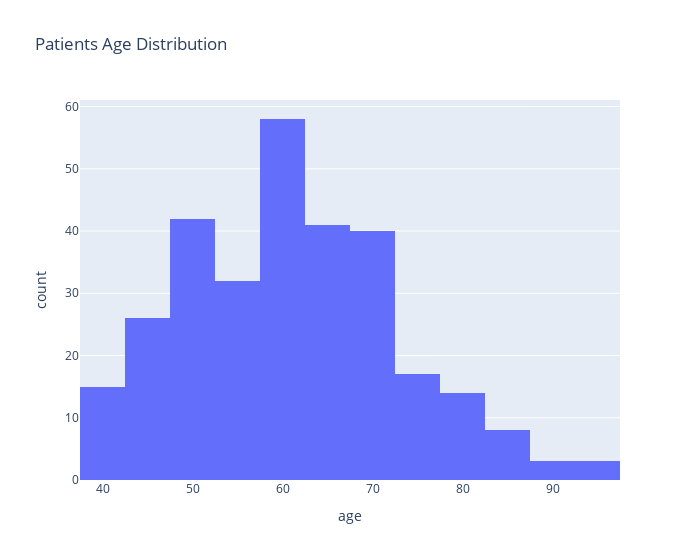

The notebook cell this image was saved under:
### Code cell
#age

fig = px.histogram (df,"age", nbins=20, title='Patients Age Distribution', width=700)
fig.show()

### Figure 1 — Plotly figure (JSON) as saved in the notebook; plotly's stock layout.template omitted (floating-point values rounded to 4 significant figures; data arrays with more than 128 entries replaced by an {"elided": "..."} marker saying what was removed)
{"data": [{"alignmentgroup": "True", "bingroup": "x", "hovertemplate": "age=%{x}<br>count=%{y}<extra></extra>", "legendgroup": "", "marker": {"color": "#636efa"}, "name": "", "nbinsx": 20, "offsetgroup": "", "orientation": "v", "showlegend": false, "type": "histogram", "x": {"elided": "299 float values"}, "xaxis": "x", "yaxis": "y"}], "layout": {"barmode": "relative", "legend": {"tracegroupgap": 0}, "title": {"text": "Patients Age Distribution"}, "width": 700, "xaxis": {"anchor": "y", "domain": [0, 1], "title": {"text": "age"}}, "yaxis": {"anchor": "x", "domain": [0, 1], "title": {"text": "count"}}}}
